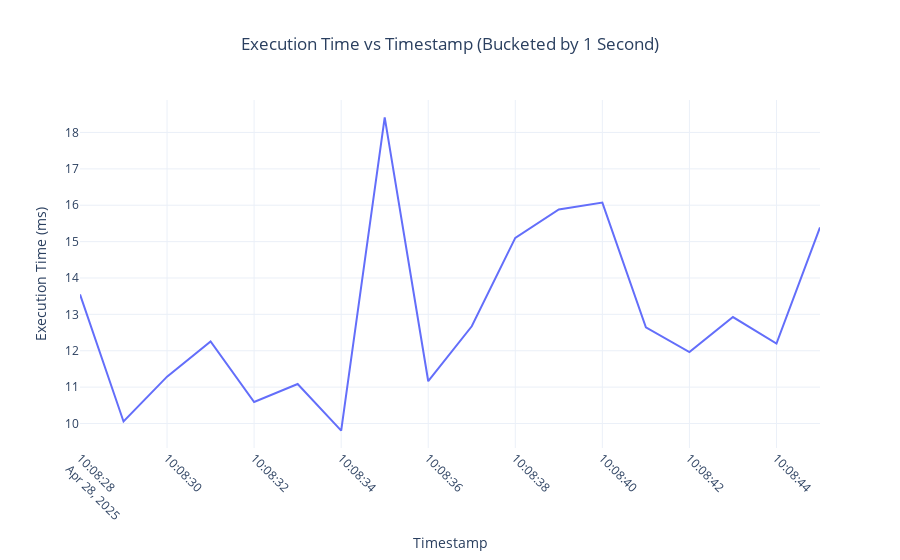

Source (notebook cell):
### Code cell
def visualize_throughput_data(df):
    df_grouped = df.resample('1s', on='timestamp').mean().reset_index()

    # Create a line plot for execution time vs timestamp
    fig = px.line(
        df_grouped,
        x='timestamp',
        y='execution_time',
        title='Execution Time vs Timestamp (Bucketed by 1 Second)',
        labels={'timestamp': 'Timestamp', 'execution_time': 'Execution Time (ms)'},
        template='plotly_white'
    )

    # Customize the layout
    fig.update_layout(
        xaxis_title='Timestamp',
        yaxis_title='Execution Time (ms)',
        xaxis=dict(tickangle=45),
        title_x=0.5
    )
    return fig
visualize_throughput_data(throughput_df)

### Figure 1 — Plotly figure (JSON) as saved in the notebook; plotly's stock layout.template omitted (floating-point values rounded to 4 significant figures)
{"data": [{"hovertemplate": "Timestamp=%{x}<br>Execution Time (ms)=%{y}<extra></extra>", "legendgroup": "", "line": {"color": "#636efa", "dash": "solid"}, "marker": {"symbol": "circle"}, "mode": "lines", "name": "", "orientation": "v", "showlegend": false, "type": "scatter", "x": ["2025-04-28T10:08:28.000000000", "2025-04-28T10:08:29.000000000", "2025-04-28T10:08:30.000000000", "2025-04-28T10:08:31.000000000", "2025-04-28T10:08:32.000000000", "2025-04-28T10:08:33.000000000", "2025-04-28T10:08:34.000000000", "2025-04-28T10:08:35.000000000", "2025-04-28T10:08:36.000000000", "2025-04-28T10:08:37.000000000", "2025-04-28T10:08:38.000000000", "2025-04-28T10:08:39.000000000", "2025-04-28T10:08:40.000000000", "2025-04-28T10:08:41.000000000", "2025-04-28T10:08:42.000000000", "2025-04-28T10:08:43.000000000", "2025-04-28T10:08:44.000000000", "2025-04-28T10:08:45.000000000"], "xaxis": "x", "y": [13.55, 10.06, 11.29, 12.26, 10.59, 11.09, 9.805, 18.41, 11.16, 12.67, 15.1, 15.88, 16.07, 12.64, 11.96, 12.93, 12.2, 15.39], "yaxis": "y"}], "layout": {"legend": {"tracegroupgap": 0}, "title": {"text": "Execution Time vs Timestamp (Bucketed by 1 Second)", "x": 0.5}, "xaxis": {"anchor": "y", "domain": [0, 1], "tickangle": 45, "title": {"text": "Timestamp"}}, "yaxis": {"anchor": "x", "domain": [0, 1], "title": {"text": "Execution Time (ms)"}}}}
